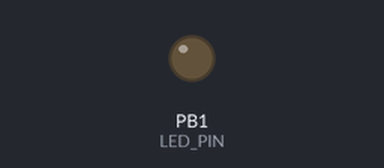
This sketch was run on a simulated ATtiny85, built with avr-gcc and run on an emulated ATtiny85. On the bench: output pins drawn as LEDs (lit = HIGH).

Above: at 0.1 s.
At 38.2 s:
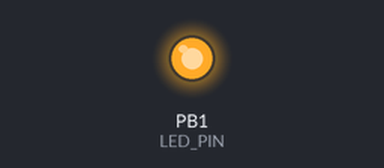
Timing chart, 0 to 40.0 s (numbered marks = the images above):
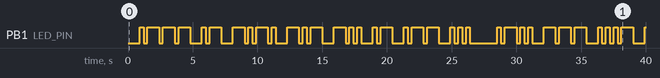

Measured:
- by itself, PB1 (LED_PIN): LOW → HIGH at 0.90 s, → LOW 0.30 s later, → HIGH 0.30 s later, → LOW 0.90 s later, … (71 changes in this stretch)

The sketch:

MorseCode.ino
```cpp
#include "MorseLib.h";

// Remember! All string literals are null terminated!

// Null terminating character
char NUL_CHAR = 0;

// Duration constants
int DOT_DURATION = 300;
// The duration of a dash is thrice that of a dot
int DASH_DURATION = DOT_DURATION * 3;
// The delay between dot/dash components of a letter is 3 x DOT_DURATION
int INTER_DOTDASH_DURATION = DOT_DURATION;
// The delay between letters in a word
int INTER_LETTER_DURATION = DOT_DURATION * 3;
// The delay between words
int INTER_WORD_DURATION = DOT_DURATION * 7;


// LED on Model A Digispark is PIN 1
int LED_PIN = 1;


void outputLetter(unsigned int morseEncoded, int len) {
    int count = 0;
    while (true) {
        digitalWrite(LED_PIN, LOW);
        len--;
        if (len < 0) {
            // Something we don't recognise, so quit the loop.
            // We expect this to be NUL, though ('\0').
            break;
        }
        if (count > 0) {
            delay(INTER_DOTDASH_DURATION);
        }
        int c = bitRead(morseEncoded, len);
        if (0 == c) {
            digitalWrite(LED_PIN, HIGH);
            delay(DOT_DURATION);
        } else if (1 == c) {
            digitalWrite(LED_PIN, HIGH);
            delay(DASH_DURATION);
        }
        count++;
    }
    digitalWrite(LED_PIN, LOW);
}


int findPunctuation(char c) {
    for (int i = 0; i < PUNCTUATION_LENGTH; i++) {
        if (c == sPUNCTUATION[i]) {
            return i;
        }
    }
    return -1;
}

/**
* If 'c' is recognised, output the character 'c' as morse code and return true.
* If 'c' is not recognised, return false.
*/
boolean outputChar(char c) {
    if (c >= 'A' && c <= 'Z') {
        int idx = c - 'A';
        outputLetter(imA_TO_Z[idx], imA_TO_Z_LEN[idx]);
        return true;
    }

    if (c >= '0' && c <= '9') {
        int idx = c - '0';
        outputLetter(imZERO_TO_NINE[idx], imZERO_TO_NINE_LEN[idx]);
        return true;
    }

    int p = findPunctuation(c);
    if (p < 0) {
        return false;
    }

    outputLetter(imPUNCTUATION[p], imPUNCTUATION_LEN[p]);
    return true;
}

/**
* @oaram message NUL-terminated string.
*/
void outputMessage(const char* message) {
    int i = 0;
    char prev = NUL_CHAR;

    // i == -1 if we wait for a NUL char, and will never be equal to i, so we loop.
    // If i != -1, then we wait until i equals len
    while (true) {
        char c = message[i];
        if (NUL_CHAR == c) {
            // End of message. Blink as a sign.
            delay(1000);
            blink(10);
            delay(1000);
            break;
        } else if (' ' == c) {
            // Space. Word delay.
            delay(INTER_WORD_DURATION);
        } else {
            if (' ' != prev) {
                // Previous character was not a space, so we use the inter-letter-duration.
                delay(INTER_LETTER_DURATION);
            }
            outputChar(c);
        }
        prev = c;
        i++;
    }
}

void blink(int n) {
    while (n-- > 0) {
        digitalWrite(LED_PIN, HIGH);
        delay(150);
        digitalWrite(LED_PIN, LOW);
        delay(150);
    }
}

// the setup routine runs once when you press reset:
void setup() {
    // initialize the digital pin as an output.
    pinMode(LED_PIN, OUTPUT);
    digitalWrite(LED_PIN, LOW);
}

void pangramMessage() {
    outputMessage("JACKDAWS LOVE MY BIG SPHINX OF QUARTZ");
}

void numbersMessage() {
    outputMessage("0123456789");
}

void punctuationMessage() {
    outputMessage(sPUNCTUATION);
}

// Main loop
void loop() {
    // Output the message. Terminate with NUL.
    pangramMessage();
    delay(2000);
    numbersMessage();
    delay(2000);
    punctuationMessage();
    delay(2000);
}
```

MorseLib.h
```cpp
#include <Arduino.h>;

unsigned int imA_TO_Z[] = {
B00000001, //A
B00001000, //B
B00001010, //C
B00000100, //D
B00000000, //E
B00000010, //F
B00000110, //G
B00000000, //H
B00000000, //I
B00000111, //J
B00000101, //K
B00000100, //L
B00000011, //M
B00000010, //N
B00000111, //O
B00000110, //P
B00001101, //Q
B00000010, //R
B00000000, //S
B00000001, //T
B00000001, //U
B00000001, //V
B00000011, //W
B00001001, //X
B00001011, //Y
B00001100 //Z
};
unsigned int imA_TO_Z_LEN[] = {
2, //A
4, //B
4, //C
3, //D
1, //E
4, //F
3, //G
4, //H
2, //I
4, //J
3, //K
4, //L
2, //M
2, //N
3, //O
4, //P
4, //Q
3, //R
3, //S
1, //T
3, //U
4, //V
3, //W
4, //X
4, //Y
4 //Z
};
unsigned int imZERO_TO_NINE[] = {
B00011111, //A
B00001111, //B
B00000111, //C
B00000011, //D
B00000001, //E
B00000000, //F
B00010000, //G
B00011000, //H
B00011100, //I
B00011110 //J
};
unsigned int imZERO_TO_NINE_LEN[] = {
5, //A
5, //B
5, //C
5, //D
5, //E
5, //F
5, //G
5, //H
5, //I
5 //J
};
unsigned int imPUNCTUATION[] = {
B00010101, //'.'
B00110011, //','
B00001100, //'?'
B00011110, //'''
B00101011, //'!'
B00010010, //'/'
B00010110, //'('
B00101101, //')'
B00001000, //'&'
B00111000, //':'
B00101010, //';'
B00010001, //'='
B00001010, //'+'
B00100001, //'-'
B00001101, //'_'
B00010010, //'"'
B00001001, //'$'
B00011010 //'@'
};
unsigned int imPUNCTUATION_LEN[] = {
6, //'.'
6, //','
6, //'?'
6, //'''
6, //'!'
5, //'/'
5, //'('
6, //')'
5, //'&'
6, //':'
6, //';'
5, //'='
5, //'+'
6, //'-'
6, //'_'
6, //'"'
7, //'$'
6 //'@'
};

// Punctuation symbols. Must match mPUNCTUATION.
char sPUNCTUATION[] = ".,?'!/()&:;=+-_\"$@";
int PUNCTUATION_LENGTH = sizeof(sPUNCTUATION) / sizeof(char);
```
